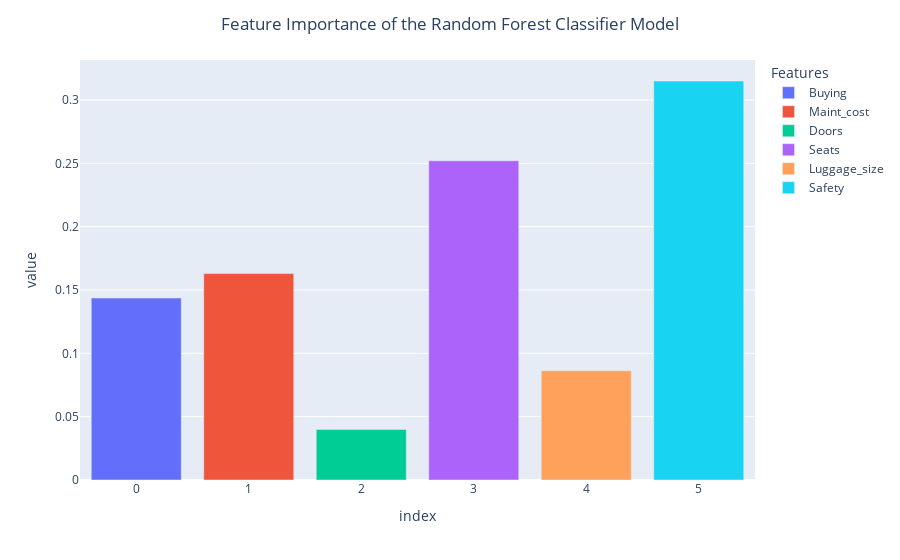

The notebook cell saved with this chart:
### Code cell
# Create figure in order to store the b
fig = px.bar(df_importances, # Use the filtered dataframe
             color = 'Features'
            )

# Update Layout
fig.update_layout(xaxis={'categoryorder':'total descending'}, # Set in descending order
                  title_text = 'Feature Importance of the Random Forest Classifier Model', # Set title 
                  title_x = 0.5 # Set title alignment
                 
                 )


# Display the figure create
fig.show()

### Figure 1 — Plotly figure (JSON) as saved in the notebook; plotly's stock layout.template omitted (floating-point values rounded to 4 significant figures)
{"data": [{"alignmentgroup": "True", "hovertemplate": "Features=Buying<br>index=%{x}<br>value=%{y}<extra></extra>", "legendgroup": "Buying", "marker": {"color": "#636efa", "pattern": {"shape": ""}}, "name": "Buying", "offsetgroup": "Buying", "orientation": "v", "showlegend": true, "textposition": "auto", "type": "bar", "x": [0], "xaxis": "x", "y": [0.1437], "yaxis": "y"}, {"alignmentgroup": "True", "hovertemplate": "Features=Maint_cost<br>index=%{x}<br>value=%{y}<extra></extra>", "legendgroup": "Maint_cost", "marker": {"color": "#EF553B", "pattern": {"shape": ""}}, "name": "Maint_cost", "offsetgroup": "Maint_cost", "orientation": "v", "showlegend": true, "textposition": "auto", "type": "bar", "x": [1], "xaxis": "x", "y": [0.163], "yaxis": "y"}, {"alignmentgroup": "True", "hovertemplate": "Features=Doors<br>index=%{x}<br>value=%{y}<extra></extra>", "legendgroup": "Doors", "marker": {"color": "#00cc96", "pattern": {"shape": ""}}, "name": "Doors", "offsetgroup": "Doors", "orientation": "v", "showlegend": true, "textposition": "auto", "type": "bar", "x": [2], "xaxis": "x", "y": [0.03991], "yaxis": "y"}, {"alignmentgroup": "True", "hovertemplate": "Features=Seats<br>index=%{x}<br>value=%{y}<extra></extra>", "legendgroup": "Seats", "marker": {"color": "#ab63fa", "pattern": {"shape": ""}}, "name": "Seats", "offsetgroup": "Seats", "orientation": "v", "showlegend": true, "textposition": "auto", "type": "bar", "x": [3], "xaxis": "x", "y": [0.2521], "yaxis": "y"}, {"alignmentgroup": "True", "hovertemplate": "Features=Luggage_size<br>index=%{x}<br>value=%{y}<extra></extra>", "legendgroup": "Luggage_size", "marker": {"color": "#FFA15A", "pattern": {"shape": ""}}, "name": "Luggage_size", "offsetgroup": "Luggage_size", "orientation": "v", "showlegend": true, "textposition": "auto", "type": "bar", "x": [4], "xaxis": "x", "y": [0.08621], "yaxis": "y"}, {"alignmentgroup": "True", "hovertemplate": "Features=Safety<br>index=%{x}<br>value=%{y}<extra></extra>", "legendgroup": "Safety", "marker": {"color": "#19d3f3", "pattern": {"shape": ""}}, "name": "Safety", "offsetgroup": "Safety", "orientation": "v", "showlegend": true, "textposition": "auto", "type": "bar", "x": [5], "xaxis": "x", "y": [0.3151], "yaxis": "y"}], "layout": {"barmode": "relative", "legend": {"title": {"text": "Features"}, "tracegroupgap": 0}, "margin": {"t": 60}, "title": {"text": "Feature Importance of the Random Forest Classifier Model", "x": 0.5}, "xaxis": {"anchor": "y", "categoryorder": "total descending", "domain": [0, 1], "title": {"text": "index"}}, "yaxis": {"anchor": "x", "domain": [0, 1], "title": {"text": "value"}}}}
